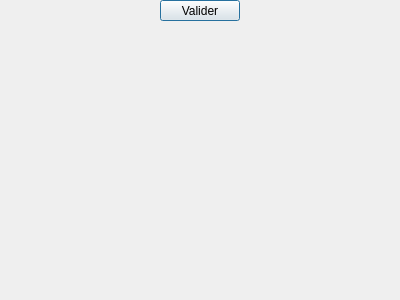
<?xml version="1.0" encoding="UTF-8"?>
<ui version="4.0">
 <class>stationsmeteo2</class>
 <widget class="QDialog" name="stationsmeteo2">
  <property name="geometry">
   <rect>
    <x>0</x>
    <y>0</y>
    <width>400</width>
    <height>300</height>
   </rect>
  </property>
  <property name="maximumSize">
   <size>
    <width>470</width>
    <height>805</height>
   </size>
  </property>
  <property name="windowTitle">
   <string>Dialog</string>
  </property>
  <widget class="QPushButton" name="BtnValider">
   <property name="geometry">
    <rect>
     <x>160</x>
     <y>0</y>
     <width>80</width>
     <height>21</height>
    </rect>
   </property>
   <property name="text">
    <string>Valider</string>
   </property>
  </widget>
 </widget>
 <resources/>
 <connections/>
</ui>
